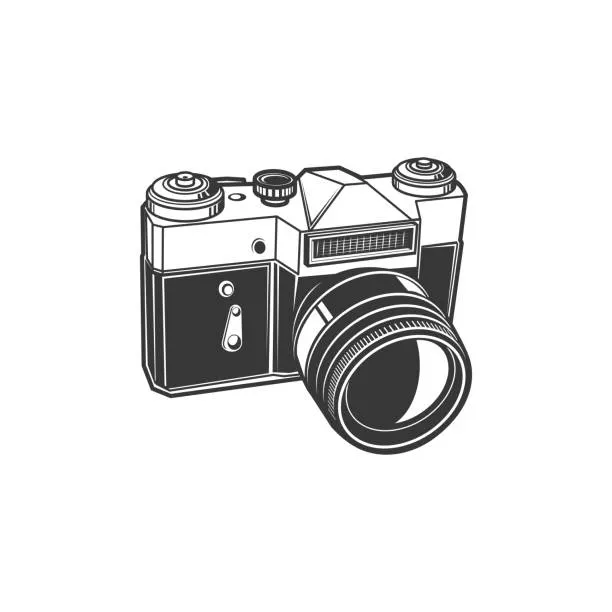
#> input picture TutorialFreeCodeCamp/img/Fotografia.jpg, 612 x 612 px, found by its file name
$ python draw.py
#> lines starting #> are read from the running program, lines starting #| are printed output that depends on the picture; after the words box and inside, x2 and y2 are one past the last pixel; in counts of white or black regions, pixels touching at a corner belong together
import cv2 as cv
import numpy as np

blank= np.zeros((500,500,3), dtype='uint8')

img = cv.imread('TutorialFreeCodeCamp/img/Fotografia.jpg')
#> img is the input picture: shape (612, 612, 3); mean B, G, R 229.1, 229.1, 229.1
# cv.imshow('Fotografia',img)

# 1. Pintar toda la imagen de verde (crear una copia antes de modificar)
blank_green = blank.copy()
blank_green[:] = 0, 255, 0  # Toda la imagen verde
# cv.imshow('Green', blank_green)

# 2. Pintar solo una sección de la imagen de verde (crear otra copia)
blank_section = blank.copy()
blank_section[200:300, 300:400] = 0, 255, 0  # Solo una parte verde
# cv.imshow('Rango Verde', blank_section)

#3. Dibujar un rectangulo

blank_rectangulo = blank.copy()
cv.rectangle(blank_rectangulo, (0,0), (250,250), (0,255,0), thickness= 2) #thickness= cv.FILLED /-1 rellena el rectangulo
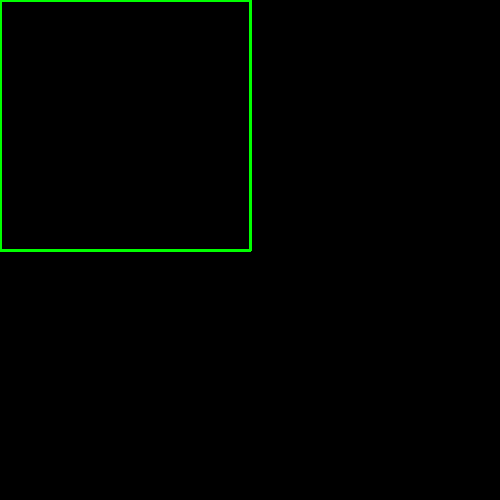
#> blank_rectangulo: shape (500, 500, 3); mean of channels 0, 1, 2 0, 2.5, 0; drawn as B, G, R
# cv.imshow("Rectangulo", blank_rectangulo)

#4. Dibujar ciruclo
blank_circulo = blank.copy()
cv.circle (blank_circulo, (250,250),40, (0,255,0), thickness= -1)
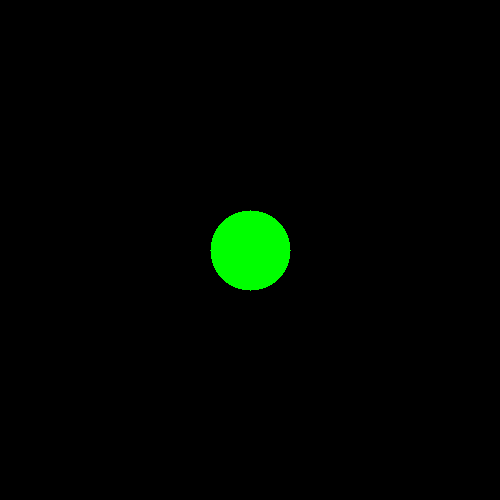
#> blank_circulo: shape (500, 500, 3); mean of channels 0, 1, 2 0, 5.1, 0; drawn as B, G, R
# cv.imshow("Circulo", blank_circulo)

#5. Dibujar todo junto sobre un mismo canvas
cv.circle (blank_rectangulo, (250,250),40, (0,255,0), thickness= -1)
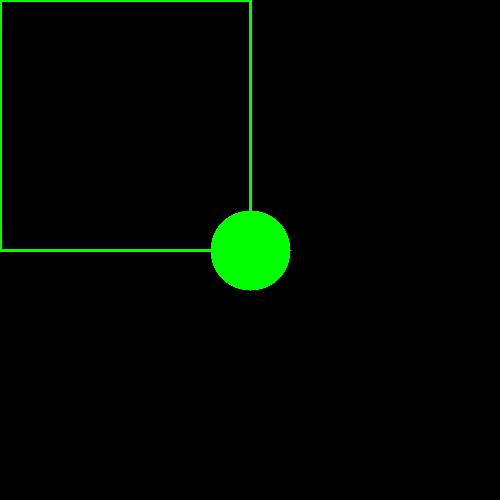
#> blank_rectangulo: shape (500, 500, 3); 1.91% of pixels changed, all inside (x1, y1, x2, y2) = (211, 211, 291, 291); drawn as B, G, R
# cv.imshow("Rectangulo", blank_rectangulo)

#6. Dibujar una linea
blank_linea = blank.copy()
cv.line(blank_linea, (50,50) , (250,250), (255,0,0), thickness= 50)
cv.imshow("Linea", blank_linea)
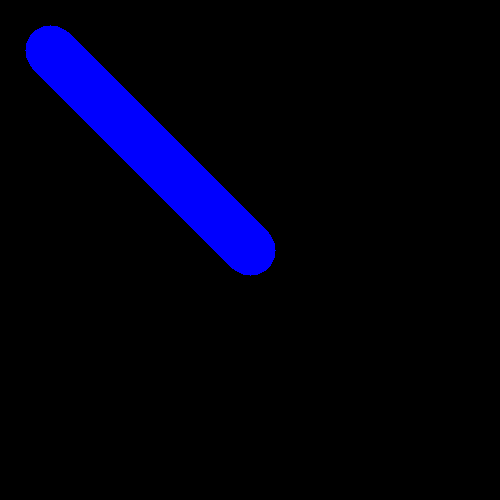
#> window 'Linea': shape (500, 500, 3); mean B, G, R 16.9, 0, 0

cv.waitKey(0)
